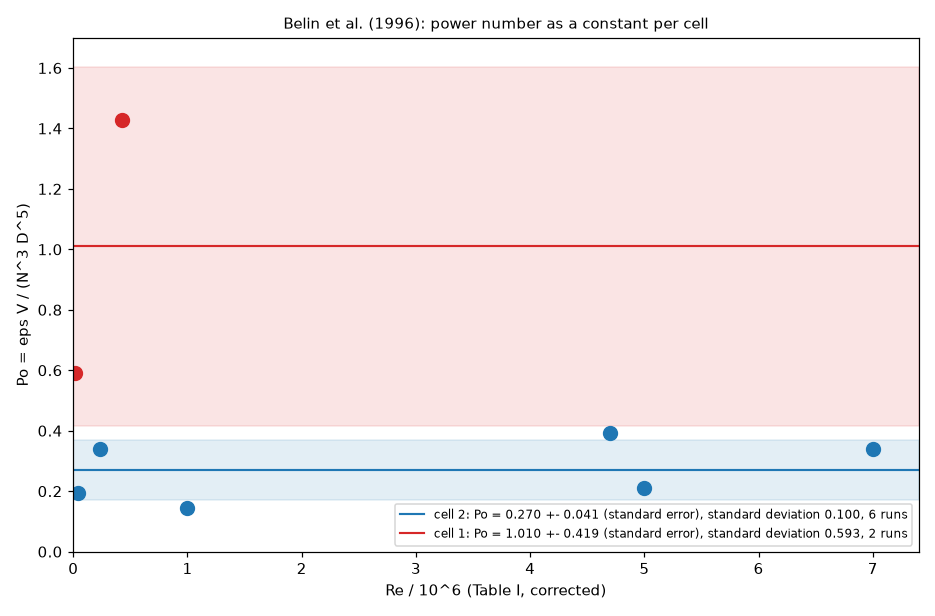

The Python source for this figure:
"""belin_table1_po_const.py  v01  Belin et al. (1996) Table I, misprints corrected: the power number Po = eps V / (N^3 D^5) taken as a constant (the least-squares constant is the mean), per cell.
Po as in belin_table1_po_fit.py.  Error: the standard error of the mean (standard deviation / sqrt(n)).  The shaded band is the mean +- the standard deviation of the runs.
Usage: python belin_table1_po_const.py     writes belin_table1_po_const.png

Versions  M01 m01.v01 (2026-11-13): first version.
"""
import csv
import math
import os

import matplotlib
matplotlib.use("Agg")
import matplotlib.pyplot as plt
import numpy as np

HERE = os.path.dirname(os.path.abspath(__file__))
CELL = {2: (10.0, 13.1), 1: (3.3, 5.5)}


def main():
    with open(os.path.join(HERE, "belin_table1.csv"), newline="", encoding="utf-8") as f:
        rows = list(csv.DictReader(f))
    cell = np.array([int(r["cell"]) for r in rows])
    nu, up, Re, lam = (np.array([float(r[k]) for r in rows]) for k in ("nu_cm2_s", "u_prime_cm_s", "Re_used", "lambda_um"))
    eps = 15 * nu * up ** 2 / (lam * 1e-4) ** 2
    R = np.array([CELL[c][0] for c in cell])
    H = np.array([CELL[c][1] for c in cell])
    N = Re * nu / (2 * math.pi * R ** 2)
    Po = eps * math.pi * R ** 2 * H / (N ** 3 * (2 * R) ** 5)
    fig, ax = plt.subplots(figsize=(8.5, 5.6))
    for c, colour in ((2, "tab:blue"), (1, "tab:red")):
        sel = cell == c
        mean, sd = Po[sel].mean(), Po[sel].std(ddof=1)
        ax.plot(Re[sel] / 1e6, Po[sel], "o", ms=9, color=colour)
        ax.axhline(mean, color=colour, lw=1.4, label="cell %d: Po = %.3f +- %.3f (standard error), standard deviation %.3f, %d runs" % (c, mean, sd / math.sqrt(sel.sum()), sd, sel.sum()))
        ax.axhspan(mean - sd, mean + sd, color=colour, alpha=0.12)
        print("cell %d: Po = %.4f, standard error %.4f, standard deviation %.4f, geometric mean %.4f, %d runs" % (c, mean, sd / math.sqrt(sel.sum()), sd, math.exp(np.mean(np.log(Po[sel]))), sel.sum()))
    ax.set_xlabel("Re / 10^6 (Table I, corrected)")
    ax.set_ylabel("Po = eps V / (N^3 D^5)")
    ax.set_xlim(0, 7.4)
    ax.set_ylim(0, 1.7)
    ax.set_title("Belin et al. (1996): power number as a constant per cell", fontsize=10)
    ax.legend(fontsize=8)
    fig.tight_layout()
    fig.savefig(os.path.join(HERE, "belin_table1_po_const.png"), dpi=110)


if __name__ == "__main__":
    main()
